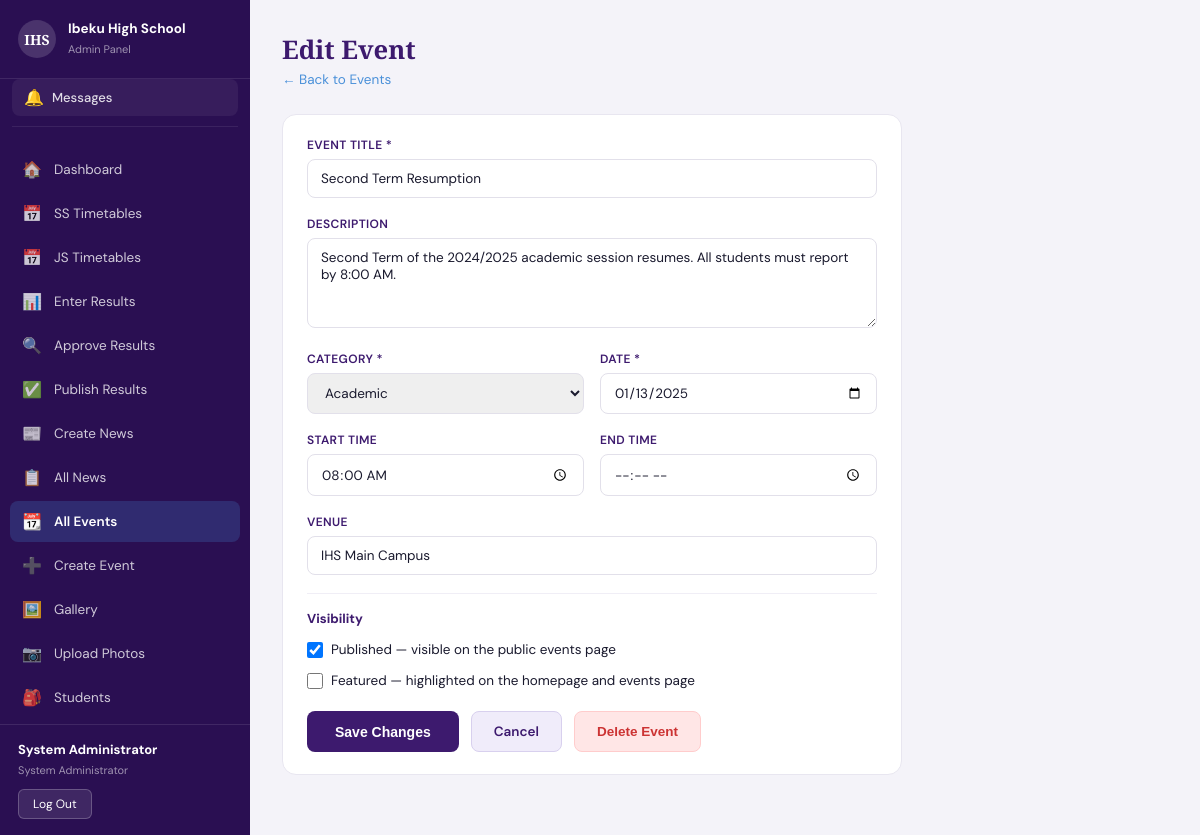
Screenshot of /public/admin/events-create.php?edit=1 (signed in) with the database file from the repository.
### tables this page shows
CREATE TABLE `events` (
  `id` int(10) UNSIGNED NOT NULL,
  `title` varchar(255) NOT NULL,
  `description` text DEFAULT NULL,
  `category` enum('academic','sports','culture','examination','meeting','holiday','general') NOT NULL DEFAULT 'general',
  `event_date` date NOT NULL,
  `start_time` time DEFAULT NULL,
  `end_time` time DEFAULT NULL,
  `venue` varchar(255) DEFAULT NULL,
  `is_featured` tinyint(1) NOT NULL DEFAULT 0,
  `is_published` tinyint(1) NOT NULL DEFAULT 1,
  `created_by` int(10) UNSIGNED DEFAULT NULL,
  `created_at` timestamp NOT NULL DEFAULT current_timestamp(),
  `updated_at` timestamp NOT NULL DEFAULT current_timestamp() ON UPDATE current_timestamp()
);

### public/admin/events-create.php (the view, shortened to what this page needs)
<?php
require_once dirname(__DIR__, 2) . '/src/includes/admin-sidebar.php';
$pdo   = getDB();
$editId  = (int) ($_GET['edit'] ?? 0);
$isEdit  = $editId > 0;
$event   = null;
if ($isEdit) {
    $stmt = $pdo->prepare('SELECT * FROM events WHERE id = ? LIMIT 1');
    $stmt->execute([$editId]);
    $event = $stmt->fetch();
}
$categories = [
    'academic'    => 'Academic',
    'sports'      => 'Sports',
    'culture'     => 'Culture',
    'examination' => 'Examination',
    'meeting'     => 'Meeting',
    'holiday'     => 'Holiday',
    'general'     => 'General',
];
$v = [
    'title'        => $event['title']        ?? ($title        ?? ''),
    'description'  => $event['description']  ?? ($description  ?? ''),
    'category'     => $event['category']     ?? ($category     ?? 'general'),
    'event_date'   => $event['event_date']   ?? ($eventDate    ?? ''),
    'start_time'   => $event['start_time']   ?? ($startTime    ?? ''),
    'end_time'     => $event['end_time']     ?? ($endTime      ?? ''),
    'venue'        => $event['venue']        ?? ($venue        ?? ''),
    'is_featured'  => $event['is_featured']  ?? ($isFeatured   ?? 0),
    'is_published' => $event['is_published'] ?? ($isPublished  ?? 1),
];
?>
<!DOCTYPE html>
<html lang="en">
<head>
<link rel="stylesheet" href="../assets/css/admin-layout.css">
</head>
<body>
  <div class="admin-content">
    <div class="admin-content__inner">
      <div class="page-header">
        <h2><?php echo $isEdit ? 'Edit Event' : 'New Event'; ?></h2>
        <p><a href="events.php" style="color:#4a90d9;text-decoration:none">← Back to Events</a></p>
      </div>
      <div class="admin-card" style="max-width:620px">
        <form method="POST">
          <div class="form-group">
            <label class="form-label" for="title">Event Title *</label>
            <input type="text" class="form-input" id="title" name="title" required maxlength="255"
                   value="<?php echo htmlspecialchars($v['title']); ?>"
                   placeholder="e.g. Inter-House Sports Day 2025"/>
          </div>
          <div class="form-group">
            <label class="form-label" for="description">Description</label>
            <textarea class="form-textarea" id="description" name="description" rows="4"
                      placeholder="Details about the event — what's happening, who should attend, what to bring, etc."><?php echo htmlspecialchars($v['description'] ?? ''); ?></textarea>
          </div>
          <div class="form-row">
            <div class="form-group">
              <label class="form-label" for="category">Category *</label>
              <select class="form-select" id="category" name="category" required>
                <?php foreach ($categories as $k => $lbl): ?>
                <option value="<?php echo $k; ?>" <?php echo $v['category'] === $k ? 'selected' : ''; ?>><?php echo $lbl; ?></option>
                <?php endforeach; ?>
              </select>
            </div>
            <div class="form-group">
              <label class="form-label" for="event_date">Date *</label>
              <input type="date" class="form-input" id="event_date" name="event_date" required
                     value="<?php echo htmlspecialchars($v['event_date']); ?>"/>
            </div>
          </div>
          <div class="form-row">
            <div class="form-group">
              <label class="form-label" for="start_time">Start Time</label>
              <input type="time" class="form-input" id="start_time" name="start_time"
                     value="<?php echo htmlspecialchars($v['start_time'] ?? ''); ?>"/>
            </div>
            <div class="form-group">
              <label class="form-label" for="end_time">End Time</label>
              <input type="time" class="form-input" id="end_time" name="end_time"
                     value="<?php echo htmlspecialchars($v['end_time'] ?? ''); ?>"/>
            </div>
          </div>
          <div class="form-group">
            <label class="form-label" for="venue">Venue</label>
            <input type="text" class="form-input" id="venue" name="venue" maxlength="255"
                   value="<?php echo htmlspecialchars($v['venue'] ?? ''); ?>"
                   placeholder="e.g. School Auditorium, Sports Field, Assembly Hall"/>
          </div>
          <div class="section-label">Visibility</div>
          <div class="checkbox-row">
            <input type="checkbox" id="is_published" name="is_published"
                   <?php echo $v['is_published'] ? 'checked' : ''; ?>/>
            <label for="is_published">Published — visible on the public events page</label>
          </div>
          <div class="checkbox-row">
            <input type="checkbox" id="is_featured" name="is_featured"
                   <?php echo $v['is_featured'] ? 'checked' : ''; ?>/>
            <label for="is_featured">Featured — highlighted on the homepage and events page</label>
          </div>
          <div class="btn-group">
            <button type="submit" class="btn-save"><?php echo $isEdit ? 'Save Changes' : 'Create Event'; ?></button>
            <a href="events.php" class="btn-cancel">Cancel</a>
            <?php if ($isEdit): ?>
            <form method="POST" action="events.php" style="display:inline"
                  onsubmit="return confirm('Delete this event permanently?')">
              <button type="submit" style="background:#ffe6e6;color:#cc3333;border:1.5px solid #ffcccc;padding:11px 22px;border-radius:8px;font-size:13.5px;font-weight:700;cursor:pointer;">
                Delete Event
              </button>
            </form>
            <?php endif; ?>
          </div>
        </form>
      </div>
    </div>
  </div>
</body>
</html>

### public/assets/css/admin-layout.css (style rules this page uses)
* { margin: 0; padding: 0; box-sizing: border-box; }
body { font-family: 'DM Sans', sans-serif; background: #f4f3f9; color: #1a1a2e; }
.admin-content { margin-left: 250px; min-height: 100vh; }
.admin-content__inner { padding: 32px 32px 60px; max-width: 1100px; }
.page-header h2 { font-family: 'Playfair Display', serif; font-size: 1.6rem; color: #3d1a6e; margin-bottom: 4px; }
.page-header p { font-size: 13.5px; color: #6b6b80; margin-bottom: 26px; }
.admin-card { background: #fff; border: 1px solid #e8e6f0; border-radius: 14px; padding: 22px 24px; }

### public/admin/events-create.php (style rules this page uses)
.form-group { margin-bottom:18px; }
.form-label { display:block; font-size:12px; font-weight:600; color:#3d1a6e; margin-bottom:6px; text-transform:uppercase; letter-spacing:.03em; }
.form-input, .form-select, .form-textarea { width:100%; padding:10px 13px; border:1.5px solid #e2e0ea; border-radius:8px; font-size:13.5px; font-family:'DM Sans',sans-serif; color:#1a1a2e; }
.form-textarea { resize:vertical; }
.form-row { display:flex; gap:16px; }
.form-row .form-group { flex:1; }
.checkbox-row { display:flex; align-items:center; gap:8px; margin-bottom:14px; }
.checkbox-row input { width:16px; height:16px; }
.checkbox-row label { font-size:13.5px; color:#1a1a2e; }
.btn-group { display:flex; gap:12px; margin-top:22px; flex-wrap:wrap; }
.btn-save { background:#3d1a6e; color:#fff; border:none; padding:11px 28px; border-radius:8px; font-size:14px; font-weight:700; cursor:pointer; }
.btn-cancel { background:#f0ecfa; color:#3d1a6e; border:1.5px solid #d8d0ee; padding:11px 22px; border-radius:8px; font-size:13.5px; font-weight:600; text-decoration:none; display:inline-block; }
.section-label { font-size:13px; font-weight:700; color:#3d1a6e; margin-bottom:14px; border-top:1px solid #f0eef6; padding-top:16px; margin-top:4px; }

### rows the page displays
events: title "Second Term Resumption", description "Second Term of the 2024/2025 academic session resumes. All students must report by 8:00 AM.", category "Academic", event_date "01/13/2025", start_time "08:00:00", venue "IHS Main Campus", is_published "☑"

### other values shown
$icon "🏠"
$label "Dashboard"
$icon "📅"
$label "SS Timetables"
$label "JS Timetables"
$icon "📊"
$label "Enter Results"
$icon "🔍"
$label "Approve Results"
$icon "✅"
$label "Publish Results"
$icon "📰"
$label "Create News"
$icon "📋"
$label "All News"
